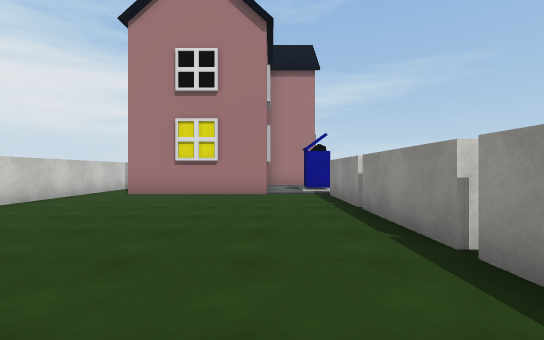
[1] (above)

22 first-person views from a walk through a Unity game level. The camera is 1.4 m above the floor, looks level and sees 90° across. The floor is counted in squares, 2 m on a side. Each view is taken from the middle of a square. On the plan, view 1 faces up. The plan holds only what a view shows up to about 9 squares ahead; the rest is blank. Some animated figures are not drawn. Some surface patterns are stand-ins.

[2]
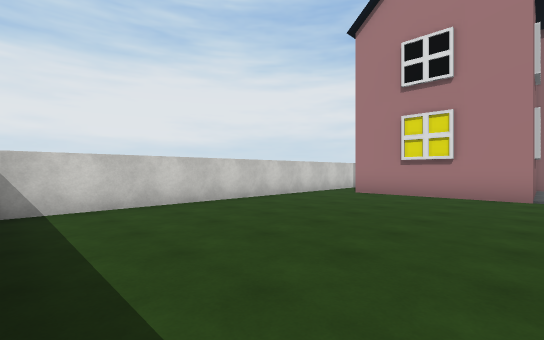

[3]
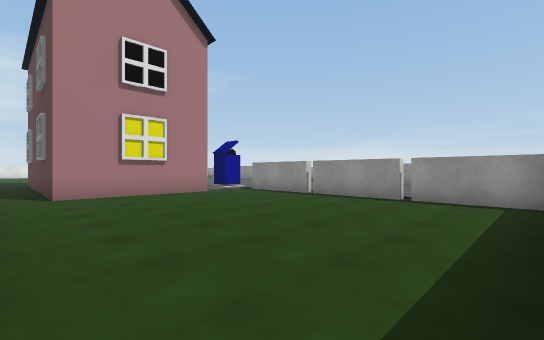

[4]
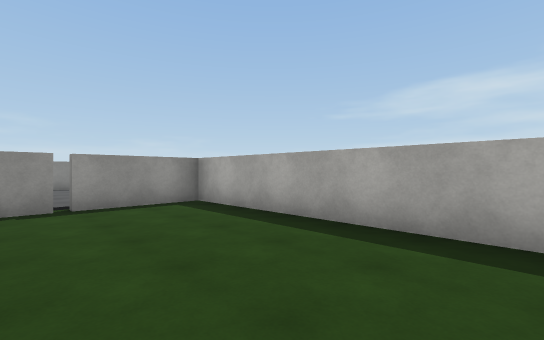

[5]
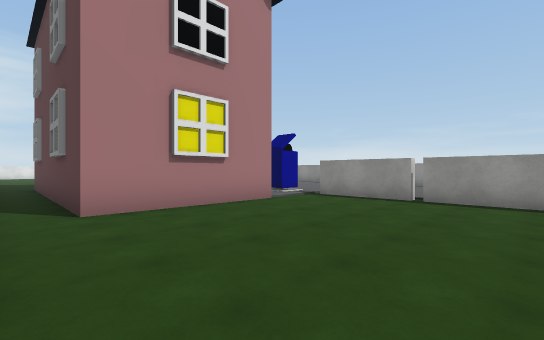

[6]
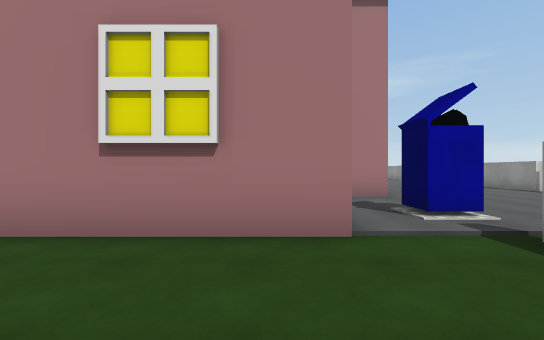

[7]
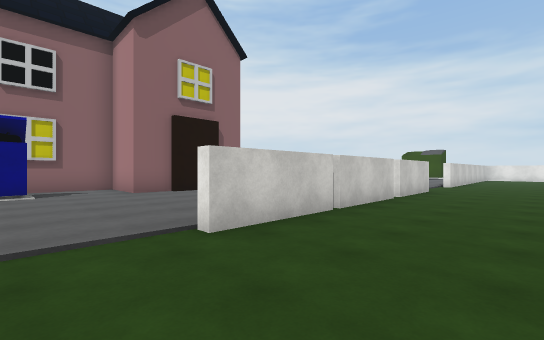

[8]
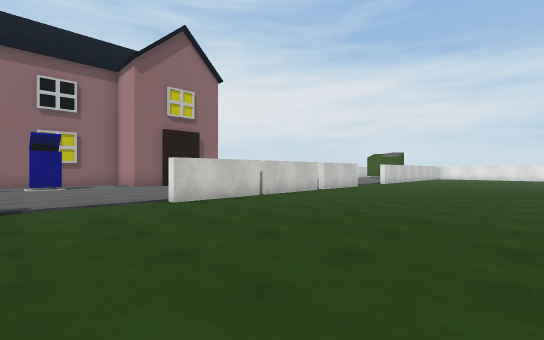

[9]
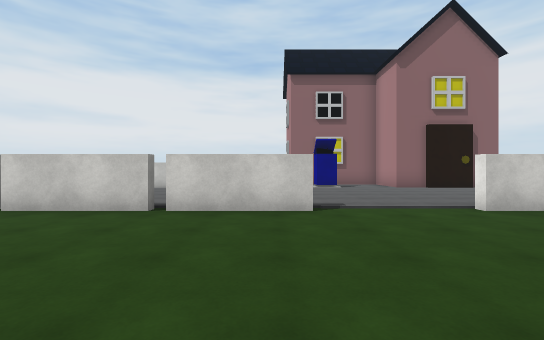

[10]
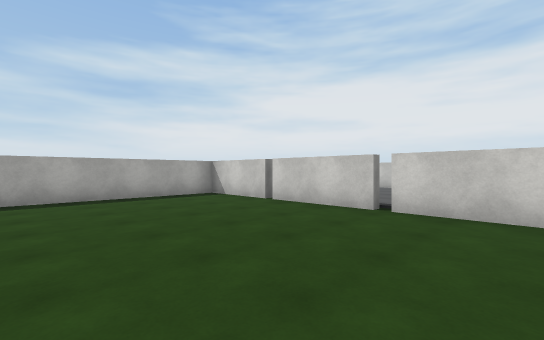

[11]
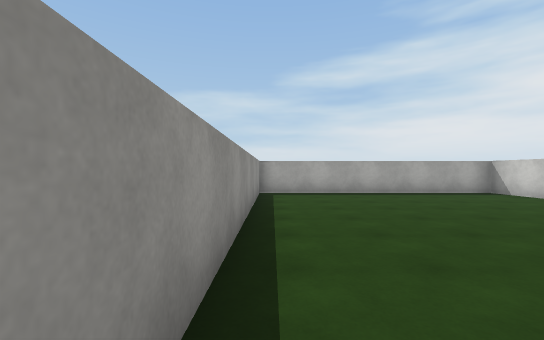

[12]
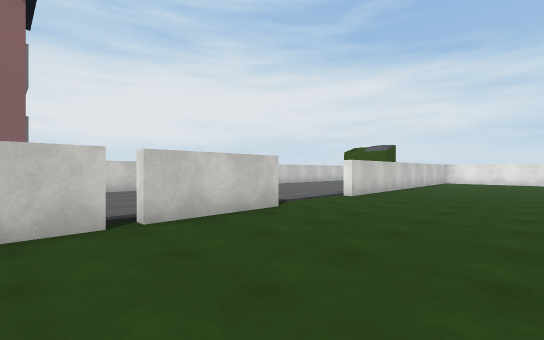

[13]
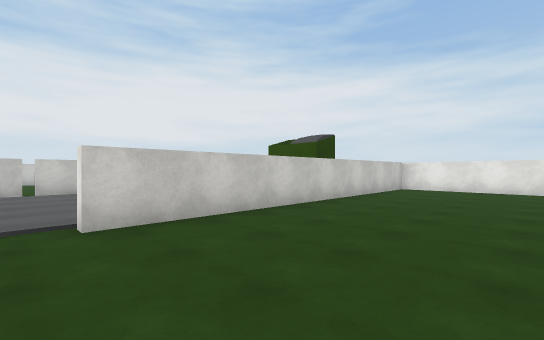

[14]
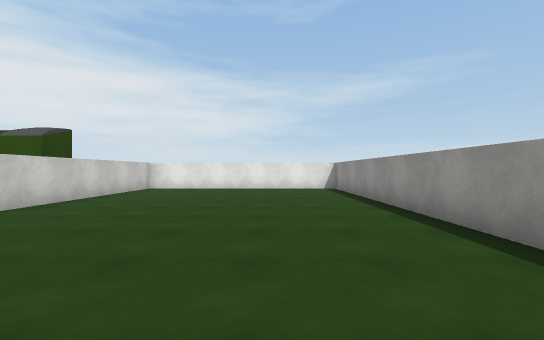

[15]
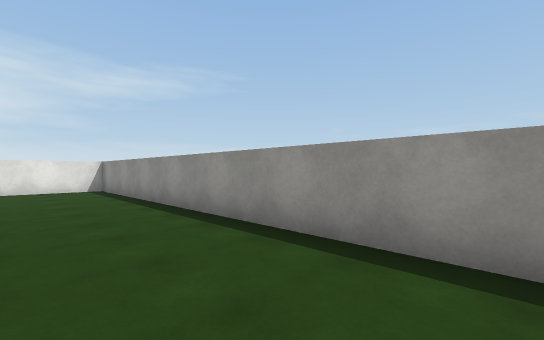

[16]
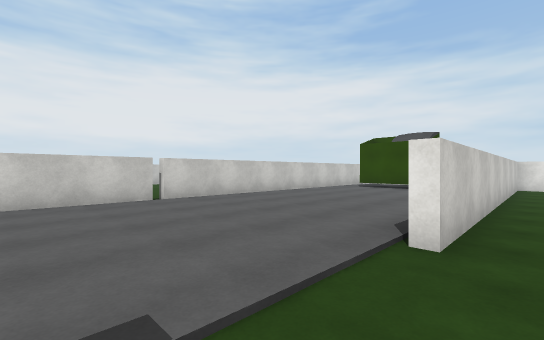

[17]
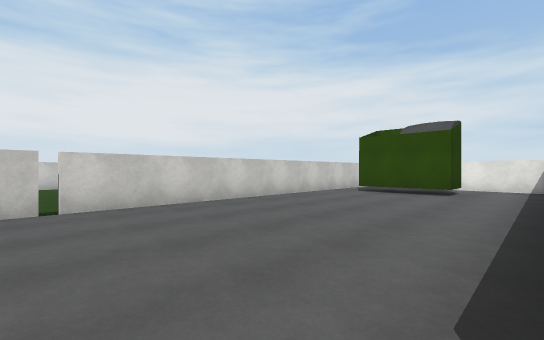

[18]
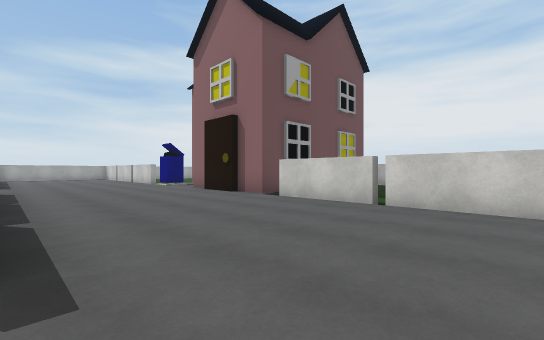

[19]
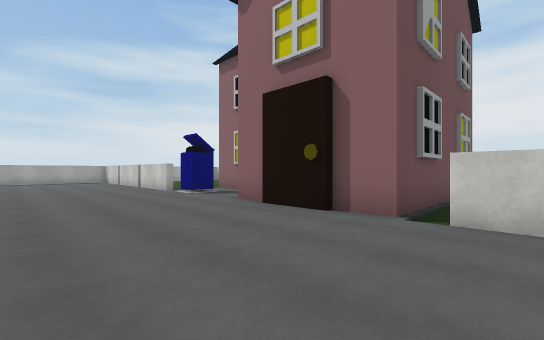

[20]
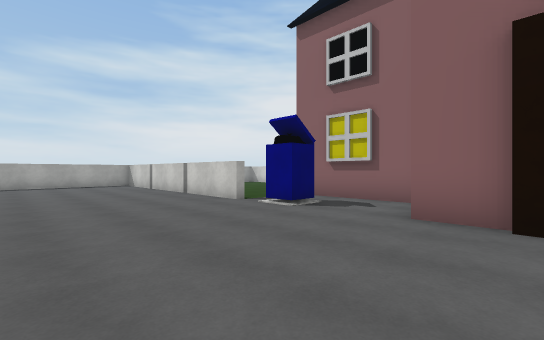

[21]
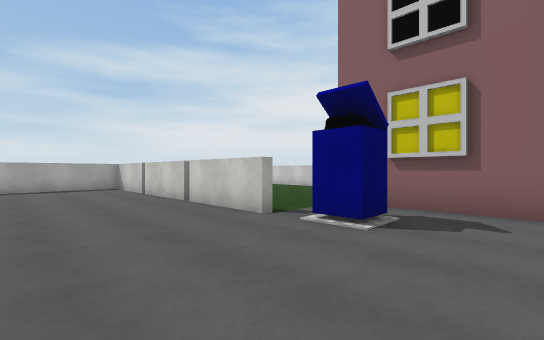

[22]
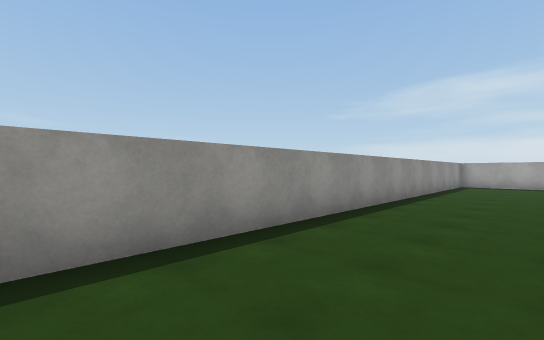

### Floor plan
Key: @ floor where view 1 was taken; # wall or solid block; x gap in a wall; . floor; H house; O other object.
Columns run from 6 left of view 1 to 15 right of it. Each row starts with its distance up from view 1.
 32            ###########
 31           ...#.......#
 30          OOO.#.......#
 29         #OOO.#.......#
 28         #....#.......#
 27         #....#.......#
 26         #....#.......#
 25         #....#.......#
 24         #....#.......#
 23         #....#.......#
 22      ...#....#.......#
 21        .#............#
 20         #...........
 19        .x...........
 18        .#....#......
 17         #....#......
 16      ...............
 15  .#  ###.....#......
 14  .#     H....#......
 13  .#    ##....x.......#
 12  .#   ##.....#.......#
 11  .#   .......#.......#
 10  .#   ...............#
  9 #.#   .O.............#
  8 #.####...............#
  7 #.......#....#.......#
  6 #.......#....#.......#
  5 #.......x....x.......#
  4 #.......#....#.......#
  3 #.......#....#.......#
  2 #.......x....x.......#
  1 #.......#....#.......#
  0 #.....@.#... #.......#
 -1   ####### ## #########

Positions as (right, up) in squares from view 1, and headings:
1: (0, 0), facing up
2: (0, 0), facing up-left
3: (-5, 0), facing up-right
4: (-4, 3), facing down-right
5: (-5, 3), facing up-right
6: (-1, 5), facing up
7: (10, 9), facing up-left
8: (13, 8), facing up-left
9: (12, 7), facing left
10: (12, 7), facing down-left
11: (14, 8), facing down
12: (11, 15), facing up-left
13: (11, 21), facing up-left
14: (12, 21), facing up
15: (12, 21), facing up-right
16: (8, 19), facing up-left
17: (7, 21), facing up-left
18: (7, 21), facing down-left
19: (6, 17), facing down-left
20: (6, 13), facing down-left
21: (5, 11), facing down-left
22: (12, 13), facing down-right
